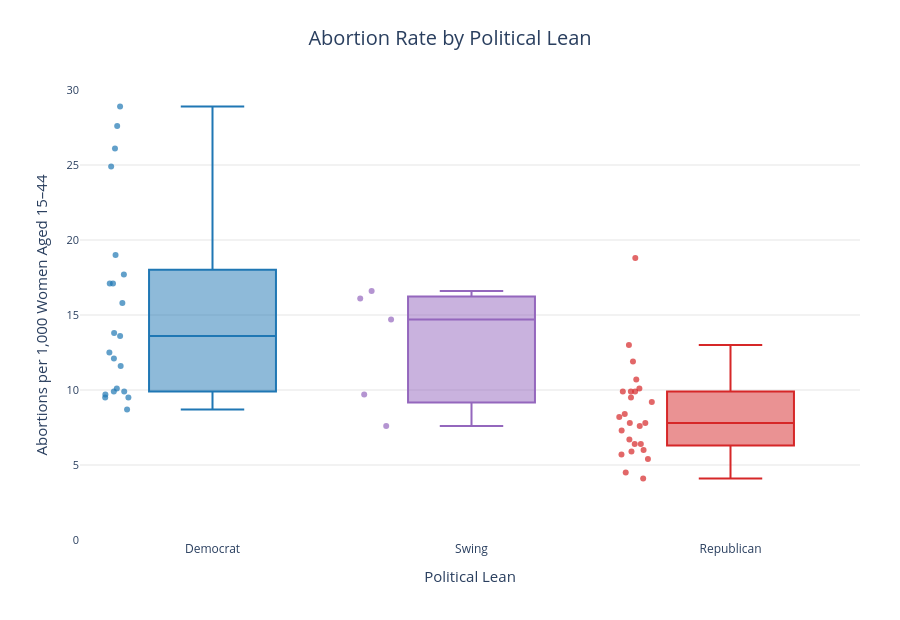

Write notebook code for a chart like this one.
### Code cell
col_y3 = "No. of abortions per 1,000 women aged 15–44, by state of residence, 2020"

df_box = df[df["political_lean"].isin(["Democrat", "Swing", "Republican"])].copy()

fig3 = px.box(
    df_box,
    x="political_lean",
    y=col_y3,
    color="political_lean",
    color_discrete_map=color_map,
    points="all",
    category_orders={"political_lean": ["Democrat", "Swing", "Republican"]},
    hover_name="U.S. State",
    title="Abortion Rate by Political Lean",
    labels={
        "political_lean": "Political Lean",
        col_y3: "Abortions per 1,000 Women Aged 15–44"
    }
)

fig3.update_traces(marker=dict(size=6, opacity=0.7))

fig3.update_xaxes(
    showgrid=False,
    title_font=dict(size=15),
    tickfont=dict(size=12)
)

fig3.update_yaxes(
    range=[0, 30],
    showgrid=True,
    gridcolor="#e5e5e5",
    zeroline=False,
    title_font=dict(size=15),
    tickfont=dict(size=11)
)

apply_clean_layout(fig3, width=900, height=620, show_legend=False, bottom_margin=80)
fig3.show()

### Figure 1 — Plotly figure (JSON) as saved in the notebook; plotly's stock layout.template omitted (floating-point values rounded to 4 significant figures)
{"data": [{"alignmentgroup": "True", "boxpoints": "all", "hovertemplate": "<b>%{hovertext}</b><br><br>Political Lean=%{x}<br>Abortions per 1,000 Women Aged 15–44=%{y}<extra></extra>", "hovertext": ["California", "Colorado", "Connecticut", "Delaware", "District of Columbia", "Hawaii", "Illinois", "Maine", "Maryland", "Massachusetts", "Minnesota", "Nevada", "New Hampshire", "New Jersey", "New Mexico", "New York", "Oregon", "Rhode Island", "Vermont", "Virginia", "Washington"], "legendgroup": "Democrat", "marker": {"color": "#1f77b4", "opacity": 0.7, "size": 6}, "name": "Democrat", "notched": false, "offsetgroup": "Democrat", "orientation": "v", "showlegend": true, "type": "box", "x": ["Democrat", "Democrat", "Democrat", "Democrat", "Democrat", "Democrat", "Democrat", "Democrat", "Democrat", "Democrat", "Democrat", "Democrat", "Democrat", "Democrat", "Democrat", "Democrat", "Democrat", "Democrat", "Democrat", "Democrat", "Democrat"], "x0": " ", "xaxis": "x", "y": [19.0, 9.9, 17.1, 15.8, 26.1, 12.1, 17.1, 10.1, 24.9, 12.5, 9.5, 17.7, 8.7, 28.9, 9.9, 27.6, 9.7, 13.6, 9.5, 13.8, 11.6], "y0": " ", "yaxis": "y"}, {"alignmentgroup": "True", "boxpoints": "all", "hovertemplate": "<b>%{hovertext}</b><br><br>Political Lean=%{x}<br>Abortions per 1,000 Women Aged 15–44=%{y}<extra></extra>", "hovertext": ["Arizona", "Georgia", "Michigan", "Pennsylvania", "Wisconsin"], "legendgroup": "Swing", "marker": {"color": "#9467bd", "opacity": 0.7, "size": 6}, "name": "Swing", "notched": false, "offsetgroup": "Swing", "orientation": "v", "showlegend": true, "type": "box", "x": ["Swing", "Swing", "Swing", "Swing", "Swing"], "x0": " ", "xaxis": "x", "y": [9.7, 16.6, 16.1, 14.7, 7.6], "y0": " ", "yaxis": "y"}, {"alignmentgroup": "True", "boxpoints": "all", "hovertemplate": "<b>%{hovertext}</b><br><br>Political Lean=%{x}<br>Abortions per 1,000 Women Aged 15–44=%{y}<extra></extra>", "hovertext": ["Alabama", "Alaska", "Arkansas", "Florida", "Idaho", "Indiana", "Iowa", "Kansas", "Kentucky", "Louisiana", "Mississippi", "Missouri", "Montana", "Nebraska", "North Carolina", "North Dakota", "Ohio", "Oklahoma", "South Carolina", "South Dakota", "Tennessee", "Texas", "Utah", "West Virginia", "Wyoming"], "legendgroup": "Republican", "marker": {"color": "#d62728", "opacity": 0.7, "size": 6}, "name": "Republican", "notched": false, "offsetgroup": "Republican", "orientation": "v", "showlegend": true, "type": "box", "x": ["Republican", "Republican", "Republican", "Republican", "Republican", "Republican", "Republican", "Republican", "Republican", "Republican", "Republican", "Republican", "Republican", "Republican", "Republican", "Republican", "Republican", "Republican", "Republican", "Republican", "Republican", "Republican", "Republican", "Republican", "Republican"], "x0": " ", "xaxis": "x", "y": [9.5, 9.2, 7.8, 18.8, 6.0, 8.2, 5.9, 7.3, 6.7, 8.4, 9.9, 9.9, 7.6, 5.4, 13.0, 6.4, 9.9, 10.7, 11.9, 4.1, 7.8, 10.1, 4.5, 5.7, 6.4], "y0": " ", "yaxis": "y"}], "layout": {"boxmode": "overlay", "font": {"size": 13}, "height": 620, "legend": {"bgcolor": "rgba(255,255,255,0.9)", "bordercolor": "#d9d9d9", "borderwidth": 1, "font": {"size": 11}, "orientation": "v", "title": {"font": {"size": 12}, "text": "Political Lean"}, "tracegroupgap": 0, "x": 0.98, "xanchor": "right", "y": 0.98, "yanchor": "top"}, "margin": {"b": 80, "l": 80, "r": 40, "t": 90}, "paper_bgcolor": "white", "plot_bgcolor": "white", "showlegend": false, "title": {"font": {"size": 20}, "text": "Abortion Rate by Political Lean", "x": 0.5, "xanchor": "center"}, "width": 900, "xaxis": {"anchor": "y", "categoryarray": ["Democrat", "Swing", "Republican"], "categoryorder": "array", "domain": [0, 1], "showgrid": false, "tickfont": {"size": 12}, "title": {"font": {"size": 15}, "text": "Political Lean"}}, "yaxis": {"anchor": "x", "domain": [0, 1], "gridcolor": "#e5e5e5", "range": [0, 30], "showgrid": true, "tickfont": {"size": 11}, "title": {"font": {"size": 15}, "text": "Abortions per 1,000 Women Aged 15–44"}, "zeroline": false}}}
